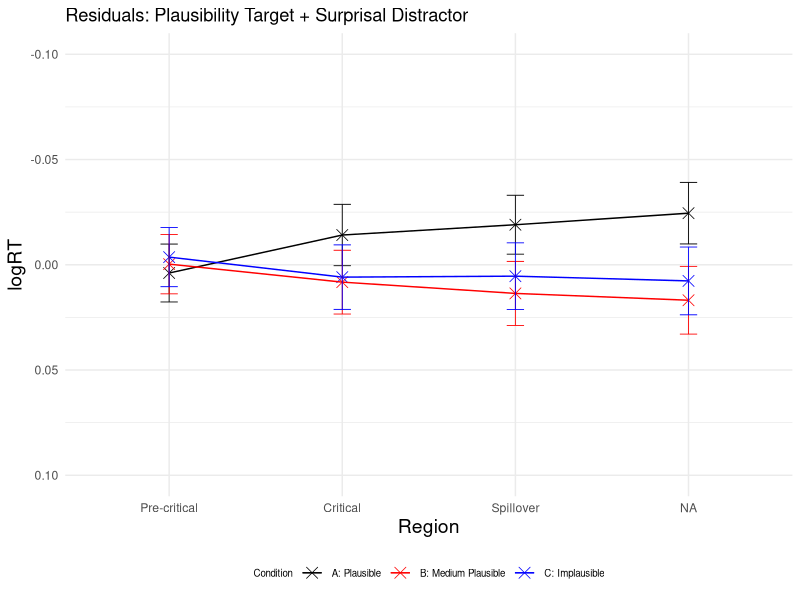
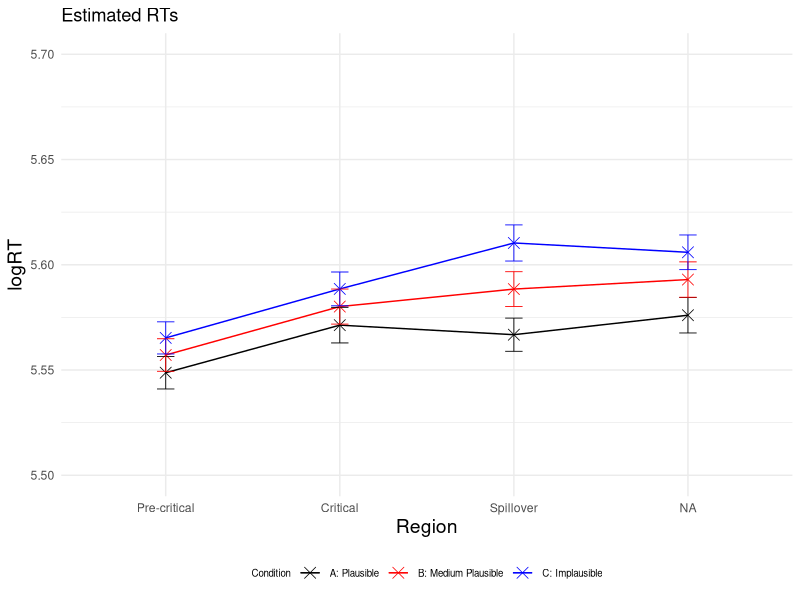
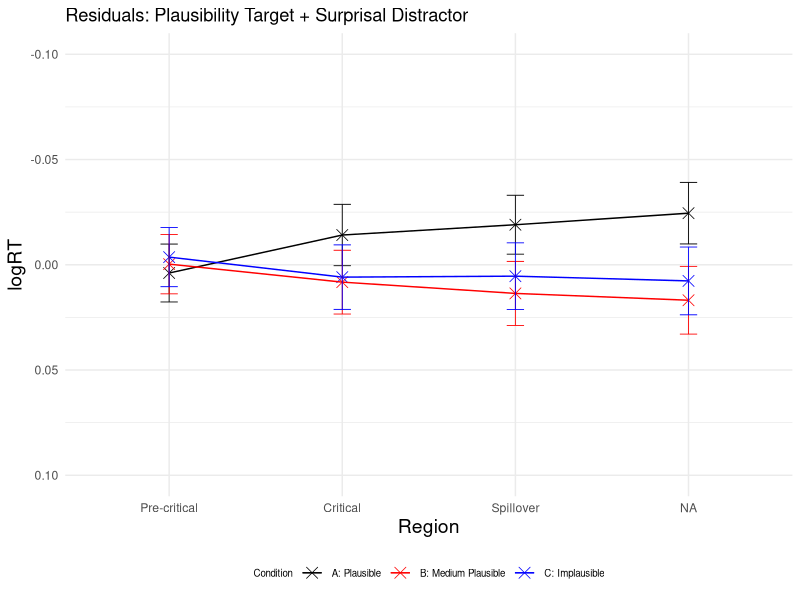
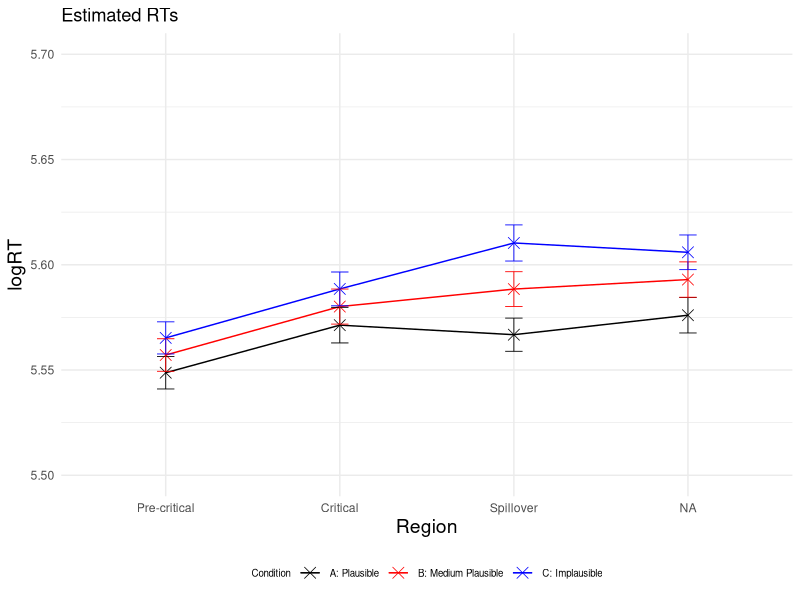

Source code (R) for these figures, in order:
### LMER ###
# load lme4 package
library(lme4)
library(dplyr)
library(ggplot2)
library(lmerTest)

setwd("~/Downloads/Master_Thesis/3_SPR_Study/Results_SPR_Plaus_Leo_LM/")
GP6 <- read.csv("GP6SPR_processed.csv")


residuals <- data.frame(
  Region <- character(0),
  Condition <- character(0),
  Residual <- numeric(0),
  SE_Residual <- numeric(0)
)

logRT_estimated <- data.frame(
  Region <- character(0),
  Condition <- character(0),
  Estimated_logRT <- numeric(0),
  SE_Estimated <- numeric(0)
)


SPR_coefficients <- data.frame(
  Region <- character(0),
  Intercept <- numeric(0),
  Plausibility <- numeric(0),
  Surprisal <- numeric(0)
)


##### PRE-CRITICAL #####
# Precritical region
Precritical <- subset(GP6, Region == "Pre-critical")
# standardise predictors
Precritical$scaled_Plaus_Precritical <- scale(Precritical$SPR_Plaus_Rating)
Precritical$scaled_Surprisaldist_Precritical <- scale(Precritical$Surprisal_distractor)
# invert predictor plausibility
Precritical$inverted_scaled_Plaus_Precritical <- (Precritical$scaled_Plaus_Precritical) * (-1)
#log transform reading times
Precritical$logRT_Precritical <- log(Precritical$ReadingTime)



# define and run the linear mixed-effects regression model for the precritical region 
model_Precritical <- lmerTest::lmer(logRT_Precritical ~ inverted_scaled_Plaus_Precritical + scaled_Surprisaldist_Precritical + 
                                  (1 + inverted_scaled_Plaus_Precritical + scaled_Surprisaldist_Precritical | Subject) + 
                                  (1 + inverted_scaled_Plaus_Precritical + scaled_Surprisaldist_Precritical | Item), data = Precritical)

# print the summary of the model
summary_Precritical <- summary(model_Precritical)
print(summary_Precritical)

coefficients_Precritical <- summary_Precritical$coefficients

intercept <- coefficients_Precritical["(Intercept)", 1]
plaus_target_coeff <- coefficients_Precritical["(Intercept)", 1] + coefficients_Precritical["inverted_scaled_Plaus_Precritical", 1]
surprisal_distractor_coeff <- coefficients_Precritical["(Intercept)", 1] + coefficients_Precritical["scaled_Surprisaldist_Precritical", 1]

#####predict condition A, precritical#####
Precritical_A <- subset(Precritical, Condition == "A")
Precritical_A$Precritical_A_Predicted <- predict(model_Precritical, newdata = Precritical_A,  type = "response")

# calculate residuals
Residual_Precritical_A <- mean(Precritical_A$logRT_Precritical) - mean(Precritical_A$Precritical_A_Predicted)
Residual_Precritical_A
# observed RT for condition A precritical
Precrit_A_logRT_observed <- mean(Precritical_A$logRT_Precritical)
Precrit_A_logRT_observed
# estimated RT for condition A precritical
Precrit_A_logRT_estimated <- mean(Precritical_A$Precritical_A_Predicted)
Precrit_A_logRT_estimated

# calculate standard error for residuals
SE_Res_Precrit_A <- sqrt(sd(Precritical_A$logRT, na.rm = TRUE)^2/length(Precritical_A$logRT) + sd(Precritical_A$Precritical_A_Predicted, na.rm = TRUE)^2/length(Precritical_A$Precritical_A_Predicted))
SE_Res_Precrit_A
new_row_residuals <- data.frame(Region = 'Pre-critical', Condition = "A", Residual = Residual_Precritical_A, SE_Residual = SE_Res_Precrit_A)
residuals <- rbind(residuals, new_row_residuals)

# calculate standard error for logRT estimated
SE_est_Precrit_A <- sd(Precritical_A$Precritical_A_Predicted, na.rm = TRUE) / sqrt(length(Precritical_A$Precritical_A_Predicted)) 
SE_est_Precrit_A

new_row_logRT_estimated <- data.frame(Region = 'Pre-critical', Condition = "A", Estimated_logRT = Precrit_A_logRT_estimated, SE_Estimated = SE_est_Precrit_A)
logRT_estimated <- rbind(logRT_estimated, new_row_logRT_estimated)





####predict condition B, precritical#####
Precritical_B <- subset(Precritical, Condition == "B")
Precritical_B$Precritical_B_Predicted <- predict(model_Precritical, newdata = Precritical_B,  type = "response")

# calculate residuals
Residual_Precritical_B <- mean(Precritical_B$logRT_Precritical) - mean(Precritical_B$Precritical_B_Predicted)
Residual_Precritical_B
Precrit_B_logRT_observed <- mean(Precritical_B$logRT_Precritical)
Precrit_B_logRT_observed
Precrit_B_logRT_estimated <- mean(Precritical_B$Precritical_B_Predicted)
Precrit_B_logRT_estimated

# calculate standard error for residuals
SE_Res_Precrit_B <- sqrt(sd(Precritical_B$logRT, na.rm = TRUE)^2/length(Precritical_B$logRT) + sd(Precritical_B$Precritical_B_Predicted, na.rm = TRUE)^2/length(Precritical_B$Precritical_B_Predicted))
SE_Res_Precrit_B
new_row_residuals <- data.frame(Region = 'Pre-critical', Condition = "B", Residual = Residual_Precritical_B, SE_Residual = SE_Res_Precrit_B)
residuals <- rbind(residuals, new_row_residuals)

# calculate standard error for logRT estimated
SE_est_Precrit_B <- sd(Precritical_B$Precritical_B_Predicted, na.rm = TRUE) / sqrt(length(Precritical_B$Precritical_B_Predicted)) 
SE_est_Precrit_B
new_row_logRT_estimated <- data.frame(Region = 'Pre-critical', Condition = "B", Estimated_logRT = Precrit_B_logRT_estimated, SE_Estimated = SE_est_Precrit_B)
logRT_estimated <- rbind(logRT_estimated, new_row_logRT_estimated)



#####predict condition C, precritical#####
Precritical_C <- subset(Precritical, Condition == "C")
Precritical_C$Precritical_C_Predicted <- predict(model_Precritical, newdata = Precritical_C,  type = "response")

# calculate residuals
Residual_Precritical_C <- mean(Precritical_C$logRT_Precritical) - mean(Precritical_C$Precritical_C_Predicted)
Residual_Precritical_C
Precrit_C_logRT_observed <- mean(Precritical_C$logRT_Precritical) 
Precrit_C_logRT_observed
Precrit_C_logRT_estimated <- mean(Precritical_C$Precritical_C_Predicted)
Precrit_C_logRT_estimated

# calculate standard error for residuals
SE_Res_Precrit_C <- sqrt(sd(Precritical_C$logRT, na.rm = TRUE)^2/length(Precritical_C$logRT) + sd(Precritical_C$Precritical_C_Predicted, na.rm = TRUE)^2/length(Precritical_C$Precritical_C_Predicted))
SE_Res_Precrit_C
new_row_residuals <- data.frame(Region = 'Pre-critical', Condition = "C", Residual = Residual_Precritical_C, SE_Residual = SE_Res_Precrit_C)
residuals <- rbind(residuals, new_row_residuals)

# calculate standard error for logRT estimated
SE_est_Precrit_C <- sd(Precritical_C$Precritical_C_Predicted, na.rm = TRUE) / sqrt(length(Precritical_C$Precritical_C_Predicted)) 
SE_est_Precrit_C
new_row_logRT_estimated <- data.frame(Region = 'Pre-critical', Condition = "C", Estimated_logRT = Precrit_C_logRT_estimated, SE_Estimated = SE_est_Precrit_C)
logRT_estimated <- rbind(logRT_estimated, new_row_logRT_estimated)





##### CRITICAL #####
# critical region
Critical <- subset(GP6, Region == "Critical")
# standardise predictors
Critical$scaled_Plaus_Critical <- scale(Critical$SPR_Plaus_Rating)
Critical$scaled_Surprisaldist_Critical <- scale(Critical$Surprisal_distractor)
# invert predictor plausibility
Critical$inverted_scaled_Plaus_Critical <- (Critical$scaled_Plaus_Critical) * (-1)
#log transform reading times
Critical$logRT_Critical <- log(Critical$ReadingTime)

# define and run the linear mixed-effects regression model for the Critical region 
model_Critical <- lmerTest::lmer(logRT_Critical ~ inverted_scaled_Plaus_Critical + scaled_Surprisaldist_Critical + 
                            (1 + inverted_scaled_Plaus_Critical + scaled_Surprisaldist_Critical | Subject) + 
                            (1 + inverted_scaled_Plaus_Critical + scaled_Surprisaldist_Critical | Item), data = Critical)

# print the summary of the model
summary_Critical <- summary(model_Critical)
summary_Critical


#####predict condition A, Critical#####
Critical_A <- subset(Critical, Condition == "A")
Critical_A$Critical_A_Predicted <- predict(model_Critical, newdata = Critical_A,  type = "response")

# calculate residuals
Residual_Critical_A <- mean(Critical_A$logRT_Critical) - mean(Critical_A$Critical_A_Predicted)
Residual_Critical_A
Critical_A_logRT_observed <- mean(Critical_A$logRT_Critical) 
Critical_A_logRT_observed
Critical_A_logRT_estimated <- mean(Critical_A$Critical_A_Predicted)
Critical_A_logRT_estimated


# calculate standard error for residuals
SE_Res_Crit_A <- sqrt(sd(Critical_A$logRT, na.rm = TRUE)^2/length(Critical_A$logRT) + sd(Critical_A$Critical_A_Predicted, na.rm = TRUE)^2/length(Critical_A$Critical_A_Predicted))
SE_Res_Crit_A
new_row_residuals <- data.frame(Region = 'Critical', Condition = "A", Residual = Residual_Critical_A, SE_Residual = SE_Res_Crit_A)
residuals <- rbind(residuals, new_row_residuals)

# calculate standard error for logRT estimated
SE_est_Crit_A <- sd(Critical_A$Critical_A_Predicted, na.rm = TRUE) / sqrt(length(Critical_A$Critical_A_Predicted)) 
SE_est_Crit_A
new_row_logRT_estimated <- data.frame(Region = 'Critical', Condition = "A", Estimated_logRT = Critical_A_logRT_estimated, SE_Estimated = SE_est_Crit_A)
logRT_estimated <- rbind(logRT_estimated, new_row_logRT_estimated)


#####predict condition B, Critical#####
Critical_B <- subset(Critical, Condition == "B")
Critical_B$Critical_B_Predicted <- predict(model_Critical, newdata = Critical_B,  type = "response")

# calculate residualds
Residual_Critical_B <- mean(Critical_B$logRT_Critical) - mean(Critical_B$Critical_B_Predicted)
Residual_Critical_B
Critical_B_logRT_observed <- mean(Critical_B$logRT_Critical)
Critical_B_logRT_observed
Critical_B_logRT_estimated <- mean(Critical_B$Critical_B_Predicted)
Critical_B_logRT_estimated

# calculate standard error for residuals
SE_Res_Crit_B <- sqrt(sd(Critical_B$logRT, na.rm = TRUE)^2/length(Critical_B$logRT) + sd(Critical_B$Critical_B_Predicted, na.rm = TRUE)^2/length(Critical_B$Critical_B_Predicted))
SE_Res_Crit_B
new_row_residuals <- data.frame(Region = 'Critical', Condition = "B", Residual = Residual_Critical_B, SE_Residual = SE_Res_Crit_B)
residuals <- rbind(residuals, new_row_residuals)

# calculate standard error for logRT estimated
SE_est_Crit_B <- sd(Critical_B$Critical_B_Predicted, na.rm = TRUE) / sqrt(length(Critical_B$Critical_B_Predicted)) 
SE_est_Crit_B
new_row_logRT_estimated <- data.frame(Region = 'Critical', Condition = "B", Estimated_logRT = Critical_B_logRT_estimated, SE_Estimated = SE_est_Crit_B)
logRT_estimated <- rbind(logRT_estimated, new_row_logRT_estimated)



#####predict condition C, Critical#####
Critical_C <- subset(Critical, Condition == "C")
Critical_C$Critical_C_Predicted <- predict(model_Critical, newdata = Critical_C,  type = "response")

# calculate residuals
Residual_Critical_C <- mean(Critical_C$logRT_Critical) - mean(Critical_C$Critical_C_Predicted)
Residual_Critical_C
Critical_C_logRT_observed <- mean(Critical_C$logRT_Critical)
Critical_C_logRT_observed
Critical_C_logRT_estimated <- mean(Critical_C$Critical_C_Predicted)
Critical_C_logRT_estimated

# calculate standard error for residuals
SE_Res_Crit_C <- sqrt(sd(Critical_C$logRT, na.rm = TRUE)^2/length(Critical_C$logRT) + sd(Critical_C$Critical_C_Predicted, na.rm = TRUE)^2/length(Critical_C$Critical_C_Predicted))
SE_Res_Crit_C
new_row_residuals <- data.frame(Region = 'Critical', Condition = "C", Residual = Residual_Critical_C, SE_Residual = SE_Res_Crit_C)
residuals <- rbind(residuals, new_row_residuals)

# calculate standard error for logRT estimated
SE_est_Crit_C <- sd(Critical_C$Critical_C_Predicted, na.rm = TRUE) / sqrt(length(Critical_C$Critical_C_Predicted)) 
SE_est_Crit_C
new_row_logRT_estimated <- data.frame(Region = 'Critical', Condition = "C", Estimated_logRT = Critical_C_logRT_estimated, SE_Estimated = SE_est_Crit_C)
logRT_estimated <- rbind(logRT_estimated, new_row_logRT_estimated)




##### SPILLOVER #####
# Spillover region 
Spillover <- subset(GP6, Region == "Spillover")
# standardise predictors
Spillover$scaled_Plaus_Spillover <- scale(Spillover$SPR_Plaus_Rating)
Spillover$scaled_Surprisaldist_Spillover <- scale(Spillover$Surprisal_distractor)
# invert predictor plausibility
Spillover$inverted_scaled_Plaus_Spillover <- (Spillover$scaled_Plaus_Spillover) * (-1)
#log transform reading times
Spillover$logRT_Spillover <- log(Spillover$ReadingTime)

# define and run the linear mixed-effects regression model for the Spillover region 
model_Spillover <- lmerTest::lmer(logRT_Spillover ~ inverted_scaled_Plaus_Spillover + scaled_Surprisaldist_Spillover + 
                         (1 + inverted_scaled_Plaus_Spillover + scaled_Surprisaldist_Spillover | Subject) + 
                         (1 + inverted_scaled_Plaus_Spillover + scaled_Surprisaldist_Spillover | Item), data = Spillover)

# print the summary of the model
summary_Spillover <- summary(model_Spillover)
summary_Spillover



#####predict condition A, Spillover#####
Spillover_A <- subset(Spillover, Condition == "A")
Spillover_A$Spillover_A_Predicted <- predict(model_Spillover, newdata = Spillover_A,  type = "response")

# calculate residuals
Residual_Spillover_A <- mean(Spillover_A$logRT_Spillover) - mean(Spillover_A$Spillover_A_Predicted)
Residual_Spillover_A
Spillover_A_logRT_observed <- mean(Spillover_A$logRT_Spillover)
Spillover_A_logRT_observed 
Spillover_A_logRT_estimated <- mean(Spillover_A$Spillover_A_Predicted)
Spillover_A_logRT_estimated

# calculate standard error for residuals
SE_Res_Spill_A <- sqrt(sd(Spillover_A$logRT, na.rm = TRUE)^2/length(Spillover_A$logRT) + sd(Spillover_A$Spillover_A_Predicted, na.rm = TRUE)^2/length(Spillover_A$Spillover_A_Predicted))
SE_Res_Spill_A
new_row_residuals <- data.frame(Region = 'Spillover', Condition = "A", Residual = Residual_Spillover_A, SE_Residual = SE_Res_Spill_A)
residuals <- rbind(residuals, new_row_residuals)

# calculate standard error for logRT estimated
SE_est_Spill_A <- sd(Spillover_A$Spillover_A_Predicted, na.rm = TRUE) / sqrt(length(Spillover_A$Spillover_A_Predicted)) 
SE_est_Spill_A
new_row_logRT_estimated <- data.frame(Region = 'Spillover', Condition = "A", Estimated_logRT = Spillover_A_logRT_estimated, SE_Estimated = SE_est_Spill_A)
logRT_estimated <- rbind(logRT_estimated, new_row_logRT_estimated)



#####predict condition B, Spillover#####
Spillover_B <- subset(Spillover, Condition == "B")
Spillover_B$Spillover_B_Predicted <- predict(model_Spillover, newdata = Spillover_B,  type = "response")

# calculate residuals
Residual_Spillover_B <- mean(Spillover_B$logRT_Spillover) - mean(Spillover_B$Spillover_B_Predicted)
Residual_Spillover_B
Spillover_B_logRT_observed <- mean(Spillover_B$logRT_Spillover)
Spillover_B_logRT_observed
Spillover_B_logRT_estimated <- mean(Spillover_B$Spillover_B_Predicted)
Spillover_B_logRT_estimated

# calculate standard error for residuals
SE_Res_Spill_B <- sqrt(sd(Spillover_B$logRT, na.rm = TRUE)^2/length(Spillover_B$logRT) + sd(Spillover_B$Spillover_B_Predicted, na.rm = TRUE)^2/length(Spillover_B$Spillover_B_Predicted))
SE_Res_Spill_B
new_row_residuals <- data.frame(Region = 'Spillover', Condition = "B", Residual = Residual_Spillover_B, SE_Residual = SE_Res_Spill_B)
residuals <- rbind(residuals, new_row_residuals)

# calculate standard error for logRT estimated
SE_est_Spill_B <- sd(Spillover_B$Spillover_B_Predicted, na.rm = TRUE) / sqrt(length(Spillover_B$Spillover_B_Predicted)) 
SE_est_Spill_B
new_row_logRT_estimated <- data.frame(Region = 'Spillover', Condition = "B", Estimated_logRT = Spillover_B_logRT_estimated, SE_Estimated = SE_est_Spill_B)
logRT_estimated <- rbind(logRT_estimated, new_row_logRT_estimated)



#####predict condition C, Spillover#####
Spillover_C <- subset(Spillover, Condition == "C")
Spillover_C$Spillover_C_Predicted <- predict(model_Spillover, newdata = Spillover_C,  type = "response")

# calculate residuals
Residual_Spillover_C <- mean(Spillover_C$logRT_Spillover) - mean(Spillover_C$Spillover_C_Predicted)
Residual_Spillover_C
Spillover_C_logRT_observed <- mean(Spillover_C$logRT_Spillover)
Spillover_C_logRT_observed
Spillover_C_logRT_estimated <- mean(Spillover_C$Spillover_C_Predicted)
Spillover_C_logRT_estimated

# calculate standard error for residuals
SE_Res_Spill_C <- sqrt(sd(Spillover_C$logRT, na.rm = TRUE)^2/length(Spillover_C$logRT) + sd(Spillover_C$Spillover_C_Predicted, na.rm = TRUE)^2/length(Spillover_C$Spillover_C_Predicted))
SE_Res_Spill_C
new_row_residuals <- data.frame(Region = 'Spillover', Condition = "C", Residual = Residual_Spillover_C, SE_Residual = SE_Res_Spill_C)
residuals <- rbind(residuals, new_row_residuals)

# calculate standard error for logRT estimated
SE_est_Spill_C <- sd(Spillover_C$Spillover_C_Predicted, na.rm = TRUE) / sqrt(length(Spillover_C$Spillover_C_Predicted)) 
SE_est_Spill_C
new_row_logRT_estimated <- data.frame(Region = 'Spillover', Condition = "C", Estimated_logRT = Spillover_C_logRT_estimated, SE_Estimated = SE_est_Spill_C)
logRT_estimated <- rbind(logRT_estimated, new_row_logRT_estimated)





##### POST-SPILLOVER #####
# Post-spillover region 
Postspillover <- subset(GP6, Region == "Post-spillover")
# standardise predictors
Postspillover$scaled_Plaus_Postspillover <- scale(Postspillover$SPR_Plaus_Rating)
Postspillover$scaled_Surprisaldist_Postspillover <- scale(Postspillover$Surprisal_distractor)
# invert predictor plausibility
Postspillover$inverted_scaled_Plaus_Postspillover <- (Postspillover$scaled_Plaus_Postspillover) * (-1)
#log transform reading times
Postspillover$logRT_Postspillover <- log(Postspillover$ReadingTime)

# define and run the linear mixed-effects regression model for the Postspillover region 
model_Postspillover <- lmerTest::lmer(logRT_Postspillover ~ inverted_scaled_Plaus_Postspillover + scaled_Surprisaldist_Postspillover + 
                          (1 + inverted_scaled_Plaus_Postspillover + scaled_Surprisaldist_Postspillover | Subject) + 
                          (1 + inverted_scaled_Plaus_Postspillover + scaled_Surprisaldist_Postspillover | Item), data = Postspillover)

# print the summary of the model
summary_Postspillover <- summary(model_Postspillover)
summary_Postspillover

#####predict condition A, Postspillover#####
Postspillover_A <- subset(Postspillover, Condition == "A")
Postspillover_A$Postspillover_A_Predicted <- predict(model_Postspillover, newdata = Postspillover_A,  type = "response")

# calculate residuals
Residual_Postspillover_A <- mean(Postspillover_A$logRT_Postspillover) - mean(Postspillover_A$Postspillover_A_Predicted)
Residual_Postspillover_A
Postspillover_A_logRT_observed <- mean(Postspillover_A$logRT_Postspillover)
Postspillover_A_logRT_observed
Postspillover_A_logRT_estimated <- mean(Postspillover_A$Postspillover_A_Predicted)
Postspillover_A_logRT_estimated

# calculate standard error for residuals
SE_Res_PostSpill_A <- sqrt(sd(Postspillover_A$logRT, na.rm = TRUE)^2/length(Postspillover_A$logRT) + sd(Postspillover_A$Postspillover_A_Predicted, na.rm = TRUE)^2/length(Postspillover_A$Postspillover_A_Predicted))
SE_Res_PostSpill_A
new_row_residuals <- data.frame(Region = 'Post-Spillover', Condition = "A", Residual = Residual_Postspillover_A, SE_Residual = SE_Res_PostSpill_A)
residuals <- rbind(residuals, new_row_residuals)

# calculate standard error for logRT estimated
SE_est_PostSpill_A <- sd(Postspillover_A$Postspillover_A_Predicted, na.rm = TRUE) / sqrt(length(Postspillover_A$Postspillover_A_Predicted)) 
SE_est_PostSpill_A
new_row_logRT_estimated <- data.frame(Region = 'Post-Spillover', Condition = "A", Estimated_logRT = Postspillover_A_logRT_estimated, SE_Estimated = SE_est_PostSpill_A)
logRT_estimated <- rbind(logRT_estimated, new_row_logRT_estimated)



#####predict condition B, Postspillover#####
Postspillover_B <- subset(Postspillover, Condition == "B")
Postspillover_B$Postspillover_B_Predicted <- predict(model_Postspillover, newdata = Postspillover_B,  type = "response")

# calculate residuals
Residual_Postspillover_B <- mean(Postspillover_B$logRT_Postspillover) - mean(Postspillover_B$Postspillover_B_Predicted)
Residual_Postspillover_B
Postspillover_B_logRT_observed <- mean(Postspillover_B$logRT_Postspillover) 
Postspillover_B_logRT_observed
Postspillover_B_logRT_estimated <- mean(Postspillover_B$Postspillover_B_Predicted)
Postspillover_B_logRT_estimated

# calculate standard error for residuals
SE_Res_PostSpill_B <- sqrt(sd(Postspillover_B$logRT, na.rm = TRUE)^2/length(Postspillover_B$logRT) + sd(Postspillover_B$Postspillover_B_Predicted, na.rm = TRUE)^2/length(Postspillover_B$Postspillover_B_Predicted))
SE_Res_PostSpill_B
new_row_residuals <- data.frame(Region = 'Post-Spillover', Condition = "B", Residual = Residual_Postspillover_B, SE_Residual = SE_Res_PostSpill_B)
residuals <- rbind(residuals, new_row_residuals)

# calculate standard error for logRT estimated
SE_est_PostSpill_B <- sd(Postspillover_B$Postspillover_B_Predicted, na.rm = TRUE) / sqrt(length(Postspillover_B$Postspillover_B_Predicted)) 
SE_est_PostSpill_B
new_row_logRT_estimated <- data.frame(Region = 'Post-Spillover', Condition = "B", Estimated_logRT = Postspillover_B_logRT_estimated, SE_Estimated = SE_est_PostSpill_B)
logRT_estimated <- rbind(logRT_estimated, new_row_logRT_estimated)



#####predict condition C, Postspillover#####
Postspillover_C <- subset(Postspillover, Condition == "C")
Postspillover_C$Postspillover_C_Predicted <- predict(model_Postspillover, newdata = Postspillover_C,  type = "response")

# calculate residuals
Residual_Postspillover_C <- mean(Postspillover_C$logRT_Postspillover) - mean(Postspillover_C$Postspillover_C_Predicted)
Residual_Postspillover_C
Postspillover_C_logRT_observed <- mean(Postspillover_C$logRT_Postspillover)
Postspillover_C_logRT_observed
Postspillover_C_logRT_estimated <- mean(Postspillover_C$Postspillover_C_Predicted)
Postspillover_C_logRT_estimated

# calculate standard error for residuals
SE_Res_PostSpill_C <- sqrt(sd(Postspillover_C$logRT, na.rm = TRUE)^2/length(Postspillover_C$logRT) + sd(Postspillover_C$Postspillover_C_Predicted, na.rm = TRUE)^2/length(Postspillover_C$Postspillover_C_Predicted))
SE_Res_PostSpill_C
new_row_residuals <- data.frame(Region = 'Post-Spillover', Condition = "C", Residual = Residual_Postspillover_C, SE_Residual = SE_Res_PostSpill_C)
residuals <- rbind(residuals, new_row_residuals)

# calculate standard error for logRT estimated
SE_est_PostSpill_C <- sd(Postspillover_C$Postspillover_C_Predicted, na.rm = TRUE) / sqrt(length(Postspillover_C$Postspillover_C_Predicted)) 
SE_est_PostSpill_C
new_row_logRT_estimated <- data.frame(Region = 'Post-Spillover', Condition = "C", Estimated_logRT = Postspillover_C_logRT_estimated, SE_Estimated = SE_est_PostSpill_C)
logRT_estimated <- rbind(logRT_estimated, new_row_logRT_estimated)


# plot residuals
# Create a line plot 
p <- ggplot(residuals, aes(x = factor(Region, levels = c("Pre-critical", "Critical", "Spillover", "Post-spillover")), 
                          y = Residual, color = Condition, group = Condition)) + geom_point(shape = 4, size = 3.5, stroke = 0.4) + geom_line(linewidth=0.5) + ylim (0.10, -0.10)
p <- p + theme_minimal() + geom_errorbar(aes(ymin=Residual-SE_Residual, ymax=Residual+SE_Residual), width=.1, size=0.3) 
p <- p + scale_color_manual(name="Condition", labels=c("A: Plausible", "B: Medium Plausible", "C: Implausible"), values=c("#000000", "#FF0000", "#0000FF"))
p <- p + labs(x="Region", y="logRT", title = "Residuals: Plausibility Target + Surprisal Distractor") 
p <- p + theme(legend.position="bottom", legend.text=element_text(size=7), legend.title=element_text(size=7), axis.title.x = element_text(size = 14), axis.title.y = element_text(size = 14)) 
p 
ggsave("Residuals_Plot.pdf", p, width=4, height=4)


# plot estimated logRTs
# Create a line plot 
p <- ggplot(logRT_estimated, aes(x = factor(Region, levels = c("Pre-critical", "Critical", "Spillover", "Post-spillover")), 
                           y = Estimated_logRT, color = Condition, group = Condition)) + geom_point(shape = 4, size = 3.5, stroke = 0.4) + geom_line(linewidth=0.5) + ylim (5.5, 5.7)
p <- p + theme_minimal() + geom_errorbar(aes(ymin=Estimated_logRT-SE_Estimated, ymax=Estimated_logRT+SE_Estimated), width=.1, size=0.3) 
p <- p + scale_color_manual(name="Condition", labels=c("A: Plausible", "B: Medium Plausible", "C: Implausible"), values=c("#000000", "#FF0000", "#0000FF"))
p <- p + labs(x="Region", y="logRT", title = "Estimated RTs") 
p <- p + theme(legend.position="bottom", legend.text=element_text(size=7), legend.title=element_text(size=7), axis.title.x = element_text(size = 14), axis.title.y = element_text(size = 14)) 
p 
ggsave("Estimated_RTs_Plot.pdf", p, width=4, height=4)


# manual predict
# intercept
#intercept_critical_A <- summary_Critical$coefficients[("(Intercept)"), "Estimate"]
#intercept_critical_A

# mean plausibility scaled inverted critical a
#critical_a <- subset(Critical, Condition == "A")
#plaus_crit_scaled_A <- scale(critical_a$SPR_Plaus_Rating)
#plaus_crit_scaled_inv_A <- (plaus_crit_scaled_A) * (-1)
#plaus_crit_scaled_inv_A_mean <- mean(plaus_crit_scaled_inv_A)
#plaus_crit_scaled_inv_A_mean

# coefficient plausibility
#coeff_plaus_critical_A <-summary_Critical$coefficients[("inverted_scaled_Plaus_Critical"), "Estimate"]
#coeff_plaus_critical_A

# mean surprisal dist critical a
#surprisaldist_crit_scaled_A <- scale(critical_a$Surprisal_distractor)
#surprisaldist_crit_scaled_A_mean <- mean(surprisaldist_crit_scaled_A)
#surprisaldist_crit_scaled_A_mean

# coefficient surprisaldist
#coeff_plaus_critical_A <-summary_Critical$coefficients[("scaled_Surprisaldist_Critical"), "Estimate"]
#coeff_plaus_critical_A

#predict mean of condition A in region critical
#predict_critical_A <- intercept_critical_A + (plaus_crit_scaled_inv_A_mean * coeff_plaus_critical_A) + (surprisaldist_crit_scaled_A_mean * coeff_plaus_critical_A)
#predict_critical_A
